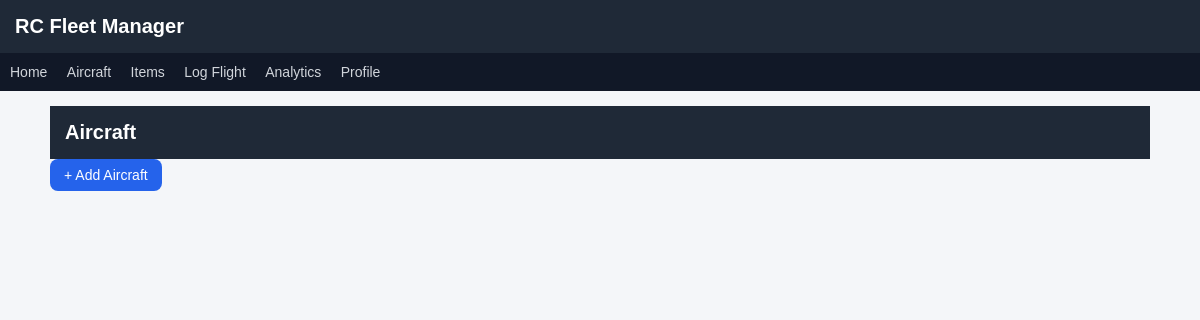
/aircraft, run on an earlier commit of the app's database.
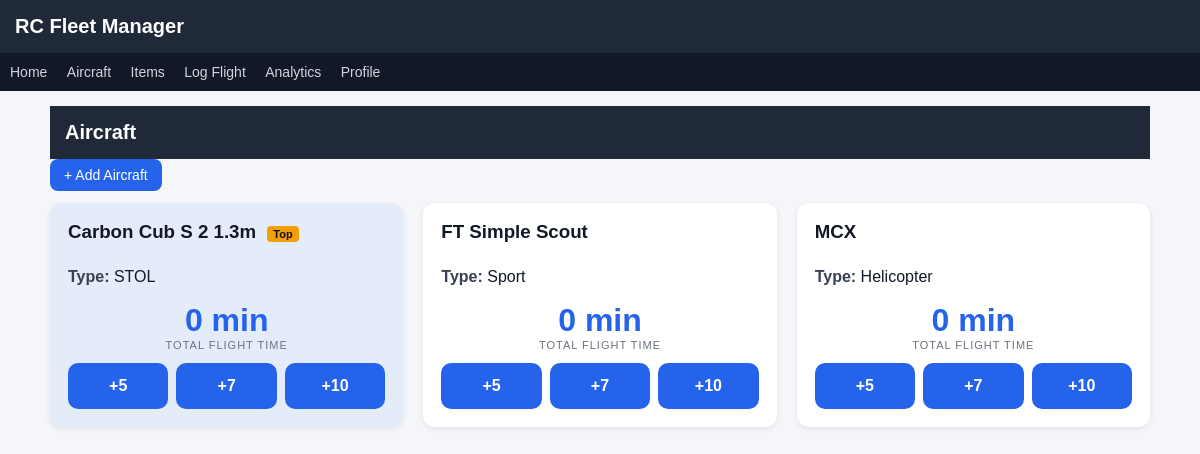
And on a later commit of the database.
### tables this page shows
CREATE TABLE aircraft (
        id INTEGER PRIMARY KEY,
        name TEXT,
        type TEXT,
        notes TEXT,
        total_minutes INTEGER DEFAULT 0,
        default_battery_id INTEGER
    );

### app.py (the view)
@app.route("/aircraft")
def aircraft():
    db = get_db()
    aircraft = db.execute("""
        SELECT a.*, b.name as battery_name
        FROM aircraft a
        LEFT JOIN batteries b ON a.default_battery_id = b.id
    """).fetchall()
    return render_template("aircraft.html", aircraft=aircraft)

### database.py (called while the page is built)
def get_db():
    conn = sqlite3.connect(DB_NAME)
    conn.row_factory = sqlite3.Row
    return conn

### templates/aircraft.html (shortened to what this page needs)
{% extends "base.html" %}
{% block content %}
<h1>Aircraft</h1>
<a class="btn" href="/add_aircraft">+ Add Aircraft</a>
<div class="grid">
{% for a in aircraft %}
<a href="{{ url_for('aircraft_detail', aircraft_id=a.id) }}" class="card-link">
<div class="card {% if loop.index == 1 %}top-aircraft{% endif %}">
<h3>
{{ a.name }}
{% if loop.index == 1 %}
<span class="badge">Top</span>
{% endif %}
</h3>
<p><strong>Type:</strong> {{ a.type or "—" }}</p>
<div class="flight-time">{{ a.total_minutes or 0 }} min</div>
<div class="flight-label">TOTAL FLIGHT TIME</div>
<div class="quick-log">
<a href="/log_flight?quick=5&aircraft={{ a.id }}" class="quick-btn" onclick="event.stopPropagation();">+5</a>
<a href="/log_flight?quick=7&aircraft={{ a.id }}" class="quick-btn" onclick="event.stopPropagation();">+7</a>
<a href="/log_flight?quick=10&aircraft={{ a.id }}" class="quick-btn" onclick="event.stopPropagation();">+10</a>
</div>
</div>
</a>
{% endfor %}
</div>
{% endblock %}

### templates/base.html (shortened to what this page needs)
<!DOCTYPE html>
<html>
<head>
<link rel="stylesheet" href="/static/style.css">
</head>
<body>
<h1>RC Fleet Manager</h1>
<nav>
<a href="/">Home</a>
<a href="/aircraft">Aircraft</a>
<a href="/items">Items</a>
<a href="/log_flight">Log Flight</a>
<a href="/analytics">Analytics</a>
<a href="/profile">Profile</a>
</nav>
<div class="container">
{% block content %}
{% endblock %}
</div>
</body>
</html>

### static/style.css (style rules this page uses)
body { font-family: Arial, sans-serif; margin: 0; background: #f4f6f9; color: #111827; }
h1 { margin: 0; padding: 15px; background: #1f2937; color: white; font-size: 20px; }
.container h1, .container h2 { margin-top: 0; }
h3 { margin-top: 0; }
nav { background: #111827; padding: 10px; }
nav a { color: #d1d5db; margin-right: 15px; text-decoration: none; font-size: 14px; }
.container { padding: 15px; max-width: 1100px; margin: auto; }
.grid { display: grid; grid-template-columns: repeat(auto-fill, minmax(300px, 1fr)); gap: 20px; }
.card-link { text-decoration: none; color: inherit; display: contents; }
.card { background: white; padding: 18px; border-radius: 12px; box-shadow: 0 2px 6px rgba(0,0,0,0.08); position: relative; transition: 0.15s; display: flex; flex-direction: column; }
.flight-time { font-size: 32px; font-weight: bold; color: #2563eb; text-align: center; margin: 10px 0 0 0; }
.flight-label { text-align: center; font-size: 11px; letter-spacing: 1px; color: #6b7280; }
.card p { margin: 6px 0; }
.card strong { color: #374151; }
.quick-log { margin-top: 12px; display: flex; gap: 8px; }
.quick-btn { flex: 1; text-align: center; padding: 14px 0; font-size: 16px; font-weight: bold; border-radius: 10px; background: #2563eb; color: white; text-decoration: none; }
.btn { display: inline-block; padding: 8px 14px; background: #2563eb; color: white; border-radius: 8px; text-decoration: none; font-size: 14px; border: none; cursor: pointer; margin-bottom: 12px; }
.top-aircraft { background: rgba(37, 99, 235, 0.08); }
.badge { background: #f59e0b; color: #111; padding: 2px 6px; font-size: 11px; border-radius: 4px; margin-left: 6px; }

What changed in the data, as far as the page shows it:
added aircraft: name "Carbon Cub S 2 1.3m", shows "Top", type "STOL", total_minutes "0"
added aircraft: name "FT Simple Scout", type "Sport", total_minutes "0"
added aircraft: name "MCX", type "Helicopter", total_minutes "0"
